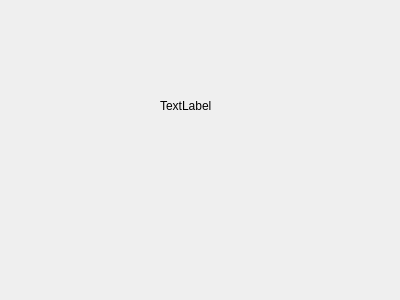
<?xml version="1.0" encoding="UTF-8"?>
<ui version="4.0">
 <class>MainWindow</class>
 <widget class="QWidget" name="MainWindow">
  <property name="geometry">
   <rect>
    <x>0</x>
    <y>0</y>
    <width>400</width>
    <height>300</height>
   </rect>
  </property>
  <property name="windowTitle">
   <string>MainWindow</string>
  </property>
  <widget class="QLabel" name="label">
   <property name="geometry">
    <rect>
     <x>160</x>
     <y>100</y>
     <width>54</width>
     <height>12</height>
    </rect>
   </property>
   <property name="text">
    <string>TextLabel</string>
   </property>
  </widget>
 </widget>
 <layoutdefault spacing="6" margin="11"/>
 <resources/>
 <connections/>
</ui>
